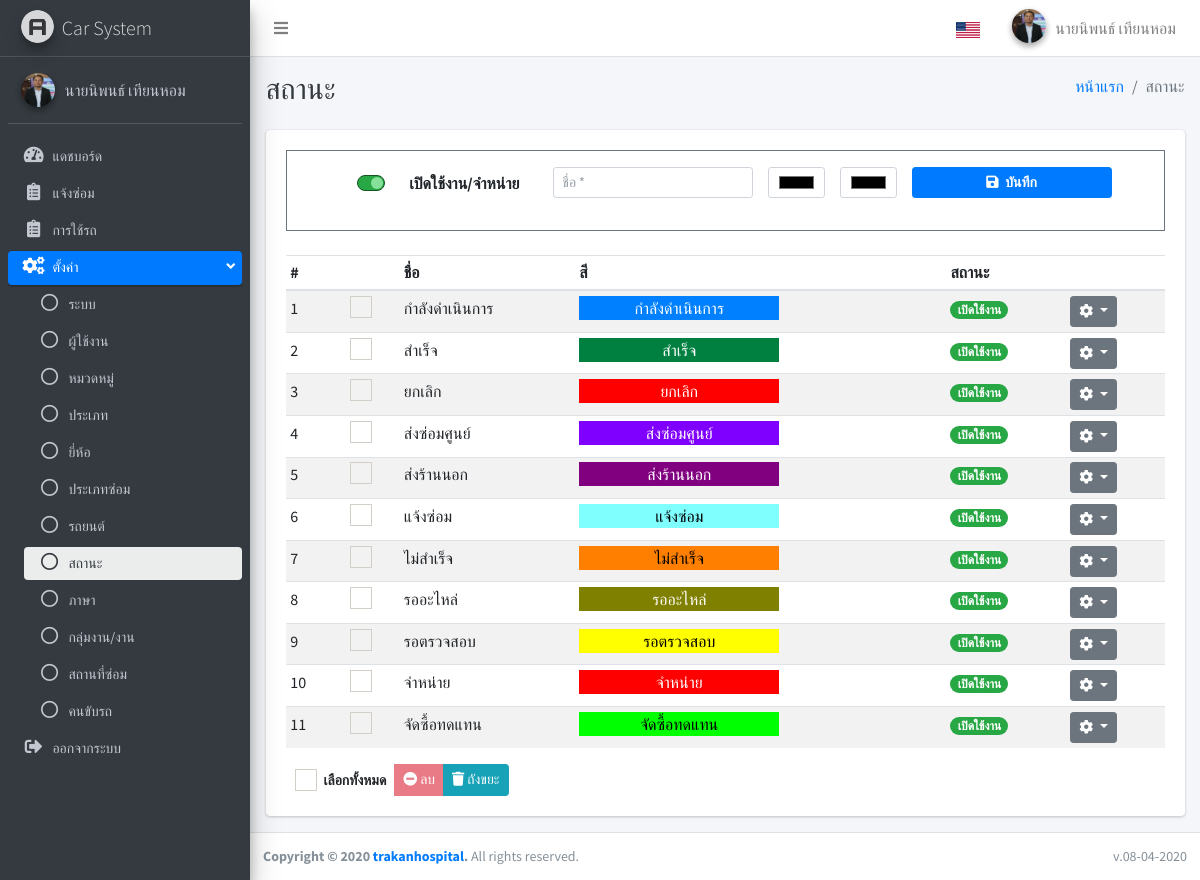
/index.php?page=status (signed in), run on the app's committed database.
### tables this page shows
CREATE TABLE `system` (
  `id` int(11) NOT NULL AUTO_INCREMENT,
  `title` varchar(100) NOT NULL,
  `name` varchar(100) NOT NULL,
  `updated_at` timestamp NOT NULL DEFAULT current_timestamp() ON UPDATE current_timestamp(),
  `created_at` timestamp NOT NULL DEFAULT current_timestamp(),
  PRIMARY KEY (`id`)
);

CREATE TABLE `ui_language` (
  `id` int(11) NOT NULL AUTO_INCREMENT,
  `en` text NOT NULL,
  `th` text NOT NULL,
  PRIMARY KEY (`id`)
);

CREATE TABLE `status` (
  `id` int(11) NOT NULL AUTO_INCREMENT,
  `name` varchar(100) NOT NULL,
  `bg_color` varchar(20) NOT NULL,
  `text_color` varchar(20) NOT NULL DEFAULT '#000000',
  `is_active` enum('Y','N') NOT NULL,
  `is_delete` enum('Y','N') DEFAULT 'N',
  `updated_at` timestamp NOT NULL DEFAULT current_timestamp(),
  `created_at` timestamp NOT NULL DEFAULT current_timestamp(),
  PRIMARY KEY (`id`)
);

### apps/status/index.php (the view, shortened to what the rows shown need)
<?php
  $fields = "*";
  $table = "status";
  $conditions = "WHERE `is_delete` = 'N' ";
  $status = fetch_all($fields, $table, $conditions);
?>
<div class="content-wrapper">
  <div class="content-header">
    <div class="container-fluid">
      <div class="row mb-2">
        <div class="col-sm-6">
          <h1 class="m-0 text-dark"><?php lang("Status");?></h1>
        </div>
        <div class="col-sm-6">
          <ol class="breadcrumb float-sm-right">
            <li class="breadcrumb-item"><a href="./"><?php lang("Home");?></a></li>
            <li class="breadcrumb-item active"><?php lang("Status");?></li>
          </ol>
        </div>
      </div>
    </div>
  </div>
  <div class="content">
    <div class="container-fluid">
      <div class="row">
        <div class="col-lg-12">
          <div class="card">
            <div class="card-body">
              <div class="border border-secondary p-3 mb-4">
                <form id="forminfo" action="apps/status/do_status.php?action=save_status" method="POST"
                  autocomplete="off">
                  <div class="row d-flex justify-content-center">
                    <div class="col-md-3 text-left text-md-center mt-0 mt-md-1">
                      <div class="form-group">
                        <div class="custom-control custom-switch custom-switch-on-success">
                          <label class="custom-control-label" for="is_active"><?php lang("Enabled");?>/<?php lang("Disabled");?></label>
                        </div>
                      </div>
                    </div>
                    <div class="col-md-3">
                      <div class="form-group">
                        <input type="text" name="status_name" id="status_name" class="form-control form-control-sm"
                          placeholder="<?php lang("Name");?> *">
                      </div>
                    </div>
                    <div class="col-md-3">
                      <div class="form-group">
                        <button type="submit" class="btn btn-primary btn-block btn-sm font-weight-bold"><i
                            class="fas fa-save mr-1"></i> <?php lang("Save");?></button>
                      </div>
                    </div>
                  </div>
                </form>
              </div>
              <form action="apps/status/do_status.php?action=delete_all" id="frm" method="POST">
                <div class="table-responsive">
                  <table class="table table-striped table-hover table-sm">
                    <thead>
                      <tr>
                        <th>#</th>
                        <th></th>
                        <th><?php lang("Name");?></th>
                        <th><?php lang("Color");?></th>
                        <th><?php lang("Status");?></th>
                        <th></th>
                      </tr>
                    </thead>
                    <tbody>
                      <?php
                $i = 1;
                foreach($status as $row){
                  if($row["is_active"] == "Y"){
                    $status = lang("Enabled", false);
                    $bg = "success";
                  }else{
                    $status = lang("Disabled", false);
                    $bg = "danger";
                  }
                ?>
                      <tr>
                        <td><?php echo $i++;?></td>
                        <td class="text-center">
                          <div class="icheck-primary d-inline">
                            <label for="checK_<?php echo $i;?>">
                            </label>
                          </div>
                        </td>
                        <td><?php echo $row["name"];?></td>
                        <td><div class="text-center" style="background: <?php echo $row["bg_color"];?>; color: <?php echo $row["text_color"];?>; width: 200px; height: 24px;"><?php echo $row["name"];?></div></td>
                        <td><span class="badge badge-<?php echo $bg;?> badge-pill"><?php echo $status;?></span></td>
                        <td>
                          <div class="dropdown">
                            <button class="btn btn-secondary btn-sm dropdown-toggle" type="button"
                              id="dropdownMenuButton" data-toggle="dropdown" aria-haspopup="true" aria-expanded="false">
                              <i class="fas fa-cog"></i>
                            </button>
                          </div>
                        </td>
                      </tr>
                      <?php } ?>
                    </tbody>
                  </table>
                </div>
                <div class="row">
                  <div class="col-md-12">
                    <div class="btn-group">
                      <button type="button" class="btn-sm btn">
                        <div class="icheck-primary d-inline">
                          <label for="checkall"><?php lang("Select All");?>
                          </label>
                        </div>
                      </button>
                      <button type="button" class="btn-sm btn btn-danger btn-delete-all" disabled data-toggle="modal"
                        data-target="#modalDeleteAll"><i class="fas fa-minus-circle"></i> <?php lang("Delete");?>
                      </button>
                      <a href="?page=status/delete" class="btn-sm btn btn-info"><i class="fas fa-trash"></i>
                      <?php lang("Trash");?></a>
                    </div>
                  </div>
                </div>
            </div>
          </div>
        </div>
      </div>
    </div>
  </div>
</div>

### include/sidebar.php (shortened to what the rows shown need)
<?php
$arr_users = array("users","users/add","users/edit", "users/delete");
$arr_repair = array("repair","repair/add","repair/edit");
$arr_dashboard = array("dashboard");
$arr_system = array("system");
$arr_settings = array("driver","driver/delete","system","category","category/delete","place","place/delete","type","type/delete","brand","brand/delete","inventory", "inventory/add","inventory/edit","inventory/delete","status","status/delete","problem", "problem/delete", "language","department","department/delete","users","users/add","users/edit", "users/delete");
$arr_category = array("category","category/delete");
$arr_driver = array("driver","driver/delete");
$arr_place = array("place","place/delete");
$arr_type = array("type","type/delete");
$arr_status = array("status","status/delete");
$arr_brand = array("brand","brand/delete");
$arr_problem = array("problem","problem/delete");
$arr_inventory = array("inventory","inventory/add","inventory/edit","inventory/delete");
$arr_language = array("language");
$arr_department = array("department","department/delete");
$arr_usecar = array("usecar","usecar/add","usecar/edit","usecar/delete");
?>
<aside class="main-sidebar sidebar-dark-primary elevation-4">
  <a href="./" class="brand-link">
    <img src="dist/img/AdminLTELogo.png" alt="AdminLTE Logo" class="brand-image img-circle elevation-3"
      style="opacity: .8">
    <span class="brand-text font-weight-light"><?php echo $system["name"];?></span>
  </a>
  <div class="sidebar os-host os-theme-light os-host-overflow os-host-overflow-y os-host-resize-disabled os-host-scrollbar-horizontal-hidden os-host-transition">
    <nav class="mt-2">
      <ul class="nav nav-pills nav-sidebar flex-column nav-compact nav-child-indent text-sm" data-widget="treeview" role="menu" data-accordion="false">
        <li class="nav-item">
          <a href="?page=dashboard" class="nav-link <?php if(in_array($page, $arr_dashboard)){echo "active"; }?>">
            <i class="nav-icon fas fa-tachometer-alt"></i>
            <p>
              <?php lang("Dashboard");?>
            </p>
          </a>
        </li>
        <?php if($_SESSION["POSITION"] != "2"){?>
        <li class="nav-item">
          <a href="?page=repair" class="nav-link <?php if(in_array($page, $arr_repair)){echo "active"; }?>">
            <i class="nav-icon fas fa-clipboard-list"></i>
            <p>
            <?php lang("Repair");?>
            </p>
          </a>
        </li>
        <?php } ?>
        <?php if($_SESSION["POSITION"] != ""){?>
        <li class="nav-item">
          <a href="?page=usecar" class="nav-link <?php if(in_array($page, $arr_usecar)){echo "active"; }?>">
            <i class="nav-icon fas fa-clipboard-list"></i>
            <p>
            <?php lang("UseCar");?>
            </p>
          </a>
        </li>
        <?php } ?>
        <?php if($_SESSION["POSITION"] == "1"){?>
        <li class="nav-item has-treeview <?php if(in_array($page, $arr_settings)){echo "menu-open"; }?>">
          <a href="#" class="nav-link <?php if(in_array($page, $arr_settings)){echo "active"; }?>">
            <i class="nav-icon fas fa-cogs"></i>
            <p>
              <?php lang("Settings");?>
              <i class="right fas fa-angle-left"></i>
            </p>
          </a>
          <ul class="nav nav-treeview">
          <li class="nav-item">
              <a href="?page=system" class="nav-link <?php if(in_array($page, $arr_system)){echo "active"; }?>">
                <i class="far fa-circle nav-icon"></i>
                <p><?php lang("Systems");?></p>
              </a>
            </li>
            <li class="nav-item">
              <a href="?page=users" class="nav-link <?php if(in_array($page, $arr_users)){echo "active"; }?>">
                <i class="far fa-circle nav-icon"></i>
                <p><?php lang("Users");?></p>
              </a>
            </li>
            <li class="nav-item">
              <a href="?page=category" class="nav-link <?php if(in_array($page, $arr_category)){echo "active"; }?>">
                <i class="far fa-circle nav-icon"></i>
                <p><?php lang("Category");?></p>
              </a>
            </li>
            <li class="nav-item">
              <a href="?page=type" class="nav-link <?php if(in_array($page, $arr_type)){echo "active"; }?>">
                <i class="far fa-circle nav-icon"></i>
                <p><?php lang("Type");?></p>
              </a>
            </li>
            <li class="nav-item">
              <a href="?page=brand" class="nav-link <?php if(in_array($page, $arr_brand)){echo "active"; }?>">
                <i class="far fa-circle nav-icon"></i>
                <p><?php lang("Brand");?></p>
              </a>
            </li>
            <li class="nav-item">
              <a href="?page=problem" class="nav-link <?php if(in_array($page, $arr_problem)){echo "active"; }?>">
                <i class="far fa-circle nav-icon"></i>
                <p><?php lang("Problem");?></p>
              </a>
            </li>
            <li class="nav-item">
              <a href="?page=inventory" class="nav-link <?php if(in_array($page, $arr_inventory)){echo "active"; }?>">
                <i class="far fa-circle nav-icon"></i>
                <p><?php lang("Car");?></p>
              </a>
            </li>
            <li class="nav-item">
              <a href="?page=status" class="nav-link <?php if(in_array($page, $arr_status)){echo "active"; }?>">
                <i class="far fa-circle nav-icon"></i>
                <p><?php lang("Status");?></p>
              </a>
            </li>
            <li class="nav-item">
              <a href="?page=language" class="nav-link <?php if(in_array($page, $arr_language)){echo "active"; }?>">
                <i class="far fa-circle nav-icon"></i>
                <p><?php lang("Language");?></p>
              </a>
            </li>
            <li class="nav-item">
              <a href="?page=department" class="nav-link <?php if(in_array($page, $arr_department)){echo "active"; }?>">
                <i class="far fa-circle nav-icon"></i>
                <p><?php lang("department");?></p>
              </a>
            </li>
            <li class="nav-item">
              <a href="?page=place" class="nav-link <?php if(in_array($page, $arr_place)){echo "active"; }?>">
                <i class="far fa-circle nav-icon"></i>
                <p><?php lang("RepairPlace");?></p>
              </a>
            </li>
            <li class="nav-item">
              <a href="?page=driver" class="nav-link <?php if(in_array($page, $arr_driver)){echo "active"; }?>">
                <i class="far fa-circle nav-icon"></i>
                <p><?php lang("Driver");?></p>
              </a>
            </li>
          </ul>
        </li>
        <?php } ?>
        <li class="nav-item">
          <a href="javascript:void(0);" class="nav-link" data-toggle="modal" data-target="#logoutModal">
            <i class="nav-icon fas fa-sign-out-alt"></i>
            <p>
            <?php lang("Logout");?>
            </p>
          </a>
        </li>
      </ul>
    </nav>
  </div>
</aside>

### db_function/function.php (shortened to what the rows shown need)
<?php
function lang($text, $echo = true){
    global $conn;
    $lang = isset($_SESSION["LANGUAGE"]) ? $_SESSION["LANGUAGE"] : "th" ;
    $stmt =  $conn->prepare(" DESCRIBE ui_language   ");
    $stmt->bindParam(":lang",$lang);
    $stmt->execute();
    $data = $stmt->fetchAll(PDO::FETCH_ASSOC);
    $conditions = false;
    if($data === FALSE){
        if($echo){
            echo $text;
        }else{
            return $text;
        }
    }else{
        foreach($data as $row){
            if($row["Field"] == $lang){
                $conditions = true;
            }
        }
        if($conditions){
            $stmt =  $conn->prepare("SELECT * FROM ui_language WHERE en = :txt OR th = :txt ");
            $stmt->bindParam(":txt",$text, PDO::PARAM_STR);
            $stmt->execute();
            $data = $stmt->fetch(PDO::FETCH_ASSOC);
            if($data === FALSE){
                $sql = "INSERT INTO `ui_language` SET ";
                $sql .= " en = :txt ";
                $stmt = $conn->prepare($sql);
                $stmt->bindParam(":txt",$text);
                $result = $stmt->execute();
                if($echo){
                    echo $text;
                }else{
                    return $text;
                }
            }else{
                $txt_lang = !empty($data[$lang]) ? $data[$lang] : $data["en"];
                if($echo){
                    echo $txt_lang;
                }else{
                    return $txt_lang;
                }
            }
        }
    }
}
function fetch_all($fields, $table, $conditions = NULL , $req = NULL){
    global $conn;
    try{
        $stmt = $conn->prepare("SELECT $fields FROM `$table` $conditions ");
        if(!empty($req)){
            foreach($req as $key => $v){
                $stmt->bindParam(":".$key,$v);
            }
        }
        $result = $stmt->execute();
        $data = array();
        while($row = $stmt->fetch(PDO::FETCH_ASSOC)){
          $data[] = $row;
        }
    }catch(PDOException $e){
        echo "Error: " . $e->getMessage();
        die();
    }
    return $data;
}
?>

### data on the page
system: name "Car System"
ui_language: th "แดชบอร์ด"
ui_language: th "แจ้งซ่อม"
ui_language: th "การใช้รถ"
ui_language: th "ตั้งค่า"
ui_language: th "ระบบ"
ui_language: th "ผู้ใช้งาน"
ui_language: th "หมวดหมู่"
ui_language: th "ประเภท"
ui_language: th "ยี่ห้อ"
ui_language: th "ประเภทซ่อม"
ui_language: th "รถยนต์"
ui_language: th "สถานะ สถานะ สถานะ สถานะ"
ui_language: th "ภาษา"
ui_language: th "กลุ่มงาน/งาน"
ui_language: th "สถานที่ซ่อม"
ui_language: th "คนขับรถ"
ui_language: th "ออกจากระบบ"
ui_language: th "หน้าแรก"
ui_language: th "เปิดใช้งาน"
ui_language: th "จำหน่าย"
ui_language: status_name "ชื่อ *", th "ชื่อ"
ui_language: th "บันทึก"
ui_language: th "สี"
status: name "กำลังดำเนินการ", ui_language.th "เปิดใช้งาน"
status: name "สำเร็จ", ui_language.th "เปิดใช้งาน"
status: name "ยกเลิก", ui_language.th "เปิดใช้งาน"
status: name "ส่งซ่อมศูนย์", ui_language.th "เปิดใช้งาน"
status: name "ส่งร้านนอก", ui_language.th "เปิดใช้งาน"
status: name "แจ้งซ่อม", ui_language.th "เปิดใช้งาน"
status: name "ไม่สำเร็จ", ui_language.th "เปิดใช้งาน"
status: name "รออะไหล่", ui_language.th "เปิดใช้งาน"
status: name "รอตรวจสอบ", ui_language.th "เปิดใช้งาน"
status: name "จำหน่าย", ui_language.th "เปิดใช้งาน"
status: name "จัดซื้อทดแทน", ui_language.th "เปิดใช้งาน"
ui_language: th "เลือกทั้งหมด"
ui_language: th "ลบ"
ui_language: th "ถังขยะ"

### other printed values
$_SESSION["FIRST_NAME"] "นายนิพนธ์"
$_SESSION["LAST_NAME"] "เทียนหอม"
